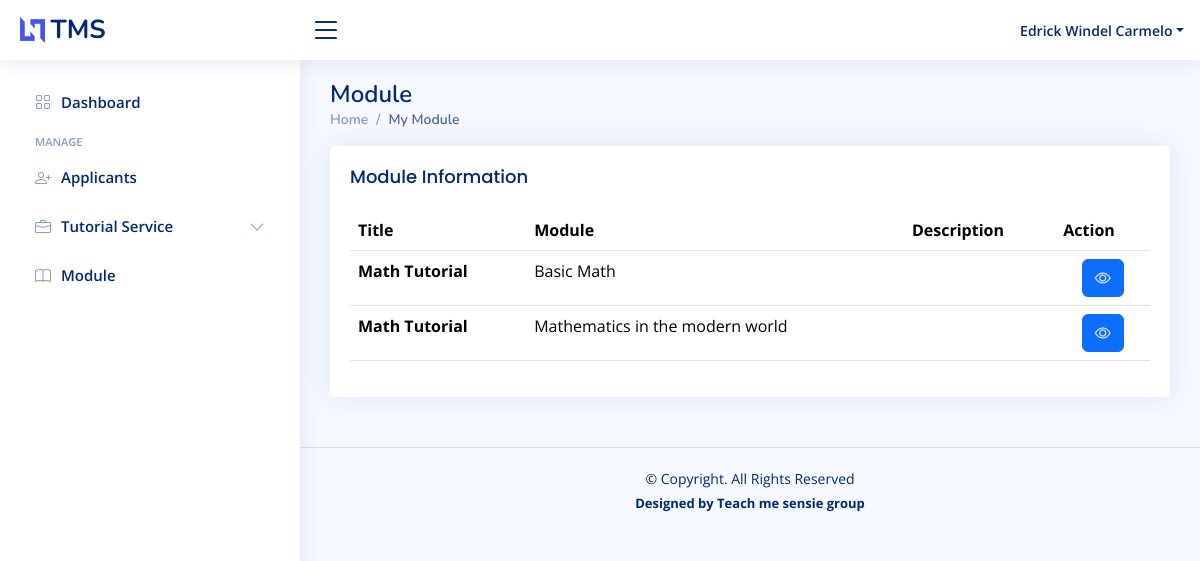
Screenshot of /tutor/module.php (signed in) with the database file from the repository.
### tables this page shows
CREATE TABLE `job_module` (
  `module_id` int(11) NOT NULL,
  `job_id` int(11) NOT NULL,
  `module_title` varchar(255) NOT NULL,
  `module_description` text NOT NULL
);

CREATE TABLE `job` (
  `job_id` int(11) NOT NULL,
  `user_id` int(11) NOT NULL,
  `title` varchar(255) NOT NULL,
  `description` text NOT NULL,
  `rate` varchar(255) NOT NULL,
  `rate_description` varchar(255) NOT NULL,
  `day` varchar(255) NOT NULL,
  `time_from` time NOT NULL,
  `time_to` time NOT NULL,
  `custome` varchar(255) NOT NULL,
  `status` varchar(255) NOT NULL DEFAULT 'Active',
  `date_posted` timestamp NOT NULL DEFAULT current_timestamp() ON UPDATE current_timestamp()
);

### tutor/module.php (the view)
<?php
 include("./include/authentication.php");
 include("./include/header.php");
 include("./include/topbar.php");
 include("./include/sidebar.php");
?>
<div class="pagetitle">
      <h1>Module</h1>
      <nav>
        <ol class="breadcrumb">
          <li class="breadcrumb-item"><a href="index.php">Home</a></li>
          <li class="breadcrumb-item active">My Module</li>
        </ol>
      </nav>
    </div>
    <section class="section">
      <div class="row">
        <div class="col-lg-12">
          <div class="card">
            <div class="card-body">
              <h5 class="card-title">Module Information</h5>
              <table class="table datatable">
                <thead>
                  <tr>
                    <th scope="col">Title</th>
                    <th scope="col">Module</th>
                    <th scope="col">Description</th>
                    <th scope="col">Action</th>
                  </tr>
                </thead>
                <tbody>
                        <?php
                        $user_id = $_SESSION['auth_user']['user_id'];
                        $query = "SELECT
                        job_module.module_title,
                        job_module.module_description,
                        job.title,
                        job.`status`,
                        job_module.module_id
                    FROM
                        job_module
                        INNER JOIN
                        job
                        ON
                            job_module.job_id = job.job_id
                    WHERE
                        job.user_id = $user_id";
                        $query_run = mysqli_query($con, $query);
                        if (mysqli_num_rows($query_run) > 0) {
                            foreach ($query_run as $row) {
                        ?>
                                <tr>
                                    <td><b><?= $row['title']; ?></b></td>
                                    <td><?= $row['module_title']; ?></td>
                                    <td><?= $row['module_description']; ?></td>
                                    <td class="text-center">
                                    <a type="button" class="btn btn-primary" href="module_files.php?id=<?=$row['module_id'];?>"><i class="bi bi-eye"></i></a>
                                    </td>
                                </tr>
                        <?php
                            }
                        } else {
                        ?>
                            <tr>
                                <td colspan="4">No Record Found</td>
                            </tr>
                        <?php
                        }
                        ?>
                    </tbody>
              </table>
            </div>
          </div>
        </div>
      </div>
    </section>
<?php
 include("./include/footer.php");
?>

### tutor/assets/css/style.css (style rules this page uses)
:root { scroll-behavior: smooth; }
body { font-family: "Open Sans", sans-serif; background: #f6f9ff; color: #444444; }
a { color: #4154f1; text-decoration: none; }
h1, h2, h3, h4, h5, h6 { font-family: "Nunito", sans-serif; }
.pagetitle { margin-bottom: 10px; }
.pagetitle h1 { font-size: 24px; margin-bottom: 0; font-weight: 600; color: #012970; }
.card { margin-bottom: 30px; border: none; border-radius: 5px; box-shadow: 0px 0 30px rgba(1, 41, 112, 0.1); }
.card-title { padding: 20px 0 15px 0; font-size: 18px; font-weight: 500; color: #012970; font-family: "Poppins", sans-serif; }
.card-body { padding: 0 20px 20px 20px; }
.breadcrumb { font-size: 14px; font-family: "Nunito", sans-serif; color: #899bbd; font-weight: 600; }
.breadcrumb a { color: #899bbd; transition: 0.3s; }
.breadcrumb .breadcrumb-item::before { color: #899bbd; }
.breadcrumb .active { color: #51678f; font-weight: 600; }

### rows the page displays
job_module: job.title "Math Tutorial", module_title "Basic Math"
job_module: job.title "Math Tutorial", module_title "Mathematics in the modern world"

### other values shown
$_SESSION['auth_user']['user_name'] "Edrick Windel Carmelo"
